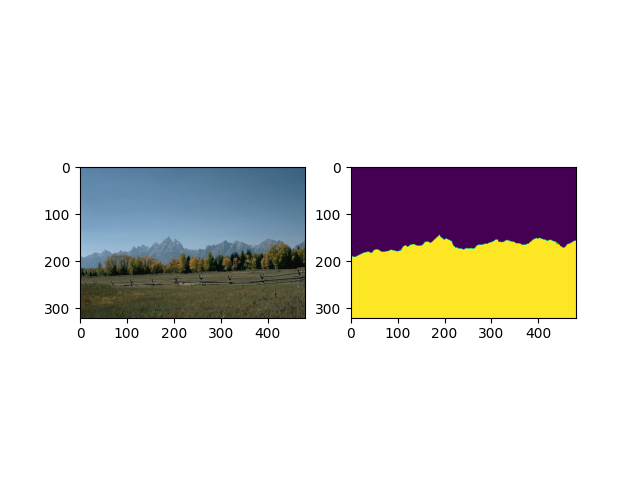

Reproduce this figure in Python.
"""
This script loads the image and the corresponding segementation map
"""
import os
from typing import Tuple, List
import numpy as np

import matplotlib.pyplot as plt


class BSDS300Loader:
    """
    Class to load the image and the corresponding segmentation map
    """
    def __init__(self, image_path = './BSDS300-images/BSDS300/images/train/', seg_path = './BSDS300-human/BSDS300/human/color/'):
        self.image_path = image_path
        self.seg_path = seg_path
        self.image_list = self.load_list()


    def load_list(self):
        """
        load the list of image names in the folder and save them as list of integers
        """
        image_list = os.listdir(self.image_path)
        image_list = [int(name.split('.')[0]) for name in image_list]
        image_list.sort()
        return image_list

    def  load_data(self,img_int : int )-> Tuple[ np.ndarray, np.ndarray]:
        """
        Given the integer value of the image, load the image and 
        the corresponding segmentation map. The segmentation map is the union of 
        all the human annotations.
        Inputs:
            - img_int : integer value of the image
        Outputs:
            - img : H x W x D image 
            - img_seg : H x W binary segmentation map
        Note: 
            - 1 for boundary and 0 for non-boundary
        """
        img_file = os.path.join(self.image_path, f"{img_int}.jpg")
        if not os.path.isfile(img_file):
            raise FileNotFoundError(f"Image file '{img_file}' not found.")
        img = plt.imread(img_file)
        img_seg = self.load_seg(img_int, img.shape[:2])
        return img, img_seg

    def load_seg(self, img_int : int , img_shape : Tuple) -> np.ndarray:
        """
        Load the segmentation map for the image from all the human annotations
        Inputs:
            - img_int : integer value of the image
            - img_shape : shape of the image 
        Outputs:
            - img_seg : H x W binary segmentation map
        """
        if not isinstance(img_shape, tuple) or len(img_shape) != 2:
            raise ValueError(
                "img_shape must be a tuple of two elements (height, width)."
            )
        # Initialize a binary segmentation map
        img_seg = np.zeros(img_shape, dtype=np.uint8)
        # Construct the list of segmentation files for this image
        seg_files = [
            os.path.join(self.seg_path, human_subj, f"{img_int}.seg")
            for human_subj in os.listdir(self.seg_path)
            if os.path.exists(os.path.join(self.seg_path, human_subj, f"{img_int}.seg"))
        ]
        # Load the segmentation map from each file and combine them
        for seg_file in seg_files:
            temp_seg_map = np.zeros(img_shape, dtype=np.uint8)
            with open(seg_file, "r") as file:
                lines = file.readlines()
                data_lines = lines[12:]
                for line in data_lines:

                    line_vars = line.strip().split()
                    s, row, c1, c2 = [int(var) for var in line_vars]
                    if (
                        s != 0
                        and row < img_shape[0]
                        and c1 < img_shape[1]
                        and c2 < img_shape[1]
                    ):
                        temp_seg_map[row, c1 : c2 + 1] = 1
            # Combine the individual segmentation with the overall map
            img_seg = np.logical_or(img_seg, temp_seg_map)
        print(f"Total boundary pixels in image {img_int}: {np.sum(img_seg)}")
        return img_seg

if __name__ == '__main__':

    # Make sure to unzip the dataset in the same folder as this file
    # Note here well be using the segmentation from one of the annotations
    REFERENCE_SEG_PATH  = './sample_segmentation.npy'

    TRAIN_PATH = './BSDS300-images/BSDS300/images/train/'
    SEG_PATH = './BSDS300-human/BSDS300/human/color/'
    train_loader = BSDS300Loader(TRAIN_PATH,SEG_PATH)



    img_sample_seg = np.load(REFERENCE_SEG_PATH)

    SAMPLE_INDEX = 198023
    img_sample,seg_map_sample = train_loader.load_data(SAMPLE_INDEX)

    print("Differne between the loaded segmentation and the reference segmentation: ",
     np.linalg.norm(img_sample_seg - seg_map_sample))

    plt.figure()
    plt.subplot(1,2,1)
    plt.imshow(img_sample)
    plt.subplot(1,2,2)
    plt.imshow(seg_map_sample)
    plt.show()
